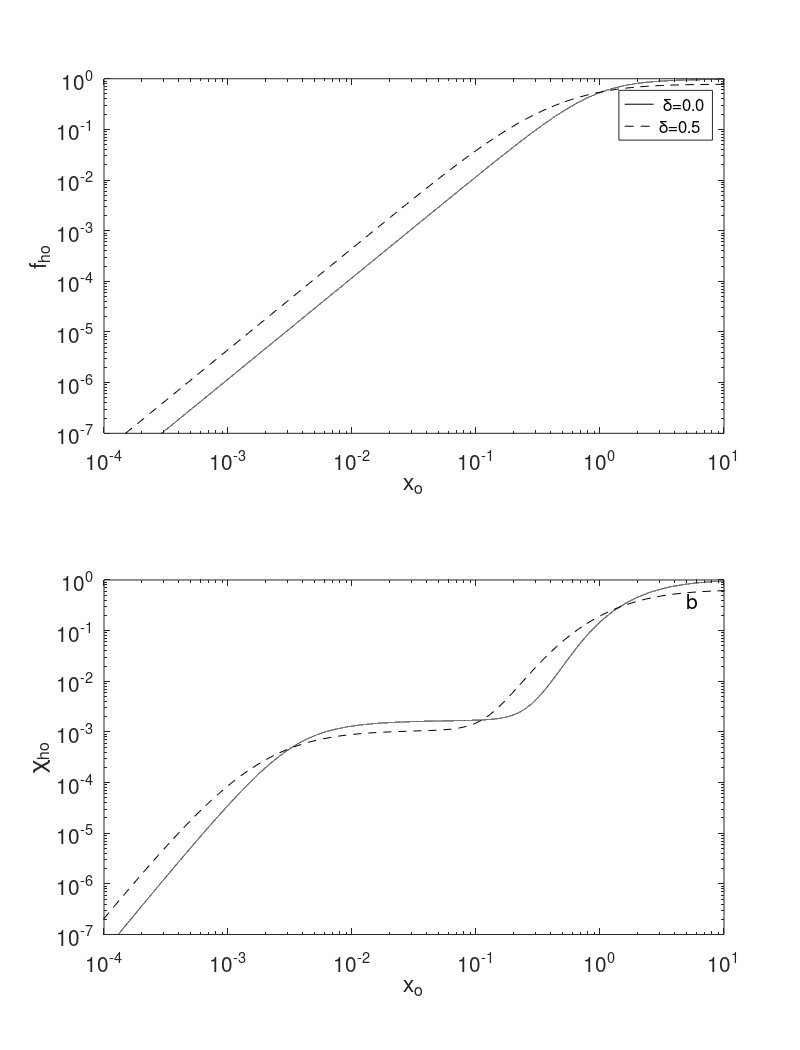

The MATLAB source for this figure:
%n:\mat5work\sizescatter\floc\model_floc_paper.m 26/06/14

%This software is in support of the paper
% 'Modelling acoustic scattering by suspended flocculating sediments'
%by Peter D. Thorne1, Iain T. MacDonald and Christopher E. Vincent in Continental Shelf Research

% The program is for educational use and not for comercial purposes.
% The code is unsupported.


%1 The form function is calculated for the primary, intermediate and fully formed flocs as a function of particle size
%2 The average form function is calculated for the primary, intermediate and fully formed flocs as a function of particle size
%3 The normalise total scattering and viscous cross-section is calculated for the primary, intermediate and fully formed flocs as a function of particle size
%4 The average normalise total scattering and viscous cross-section is calculated for the primary, intermediate and fully formed flocs as a function of particle size
%5 Plots of the results are given
% close all
% clear all
f = 3e6;

nz1=1e5;
a=logspace(-10,-2,nz1);

rhow=1000;co=1480;rhos=2650;
x=2*pi*a*f/co;
dx=diff(x); x=x(1:nz1-1); a=a(1:nz1-1);
nz=100;
aa=logspace(-9,-3,nz);
xx=2*pi*aa*f/co;


% function [f,chi,x]=intrinsic_fchi( f, a, rhof, rhos, rhow )
% defining primary parameters

ck=5550; 
Co=1/(rhow*co^2); % compressibility
Ck=1/(rhos*ck^2);
gk=rhos/rhow;
hk=ck/co;


% Follwing formulations are for form of rhoex( a );
% rhoex=1e-3./(a.^1); %choosen for illustration
% limit to realistic values
% rhoex(rhoex>(rhos-rhow))=rhos-rhow;

% effective density
rhoex = rhos-rhow;
rhoex(rhoex<0)=0;

% gamma_o  zeta_o values
beta1=1.02; % gamma_o
beta2=1.02; %zeta_o

g=1+rhoex/(rhow);
g(g<beta1)=beta1;
phi=(gk-g)/(gk-1);

% Calculate h (zeta in Eqn. 9) using Wood expression
vw=((phi*rhow+(1-phi)*rhos).*(phi*Co+(1-phi)*Ck)).^(-0.5);
h=vw/co;
%zz=find(h<beta2); h(zz)=beta2;
h(h<beta2)=beta2;
e=(g.*h.^2);

% **************************   form function   ************************
% form function f_h

kf=2*abs((e-1)./(3*e)+(g-1)./(2*g+1)); % Eqn 
alpha1=1.2;
fmj=(kf.*x.^2)./(1+alpha1*x.^2); % Eqn. 6a

% avg form function for lognormal distribution f_ho
dsigma=0.5;
%Lognormal
for jj=1:nz;
   xo=xx(jj);
   sigma=dsigma*xo;
   mu=log((xo.^2)./sqrt(xo.^2+sigma.^2));
   sigman=sqrt(log((sigma/xo).^2+1));
   plognorm=(1./(x*sigman*sqrt(2*pi))).*exp(-((log(x)-mu).^2)/(2*sigman.^2));
   axlng(jj)=sum(x.*plognorm.*dx);
   ax3=sum((x.^3).*plognorm.*dx);
   axf=sum(((x.^2).*(fmj.^2).*dx).*plognorm);
   aflng(jj)=sqrt((axlng(jj).*axf)./ax3);
end

mn=15; % font size
figure;,orient tall
subplot(2,1,1),
loglog(x,fmj,'k'), hold on
xlabel('x_o','fontsize',mn), ylabel('f_{ho}','fontsize',mn)
axis([1e-4 1e1 1e-7 1e-0])
set(gca,'fontsize',mn)
text(5,0.4,'a','fontsize',mn)
loglog(axlng,aflng,'--k')
hh=legend(' \delta=0.0','\delta=0.5');
set(hh,'fontsize',12)

%% **************************   atten   ************************
% chi_h scattering
kalfa=2*(((e-1)./(3*e)).^2+(1/3)*((g-1)./(2*g+1)).^2);
chishc=(kalfa.*x.^4)./(1-1.0*x+1.5*x.^2+kalfa.*x.^4);
%subplot(2,1,2), loglog(x,chishc,':k'), hold on

%viscous atten
% chi_hs scattering
rho=g; %rhok/rho0
nu=1e-6; % kinematic viscosity

da=co*dx/(2*pi*f);
a=a(1:nz1-1);
w=2*pi*f;       % angular frequency
k=2*pi*f/co;    % wave number
beta=sqrt(w/(2*nu));
delta=0.5*(1+(9./(2*beta*a)));
s=(9./(4*beta*a)).*(1+(1./(beta*a)));
e1=((k*(rho-1).^2)/2);
e2=s./(s.^2+(rho+delta).^2);

%converted to chi_hv values
e12=e1.*e2;
chiv=(4*a/3).*e12;

%combine scat and visc atten chi_h
chisvo=chishc+chiv;

% ave scattering for lognormal distribution chi_ho
% use dsigma from above
%Lognormal
for jj=1:nz;
   xo=xx(jj);
   sigma=dsigma*xo;
   mu=log((xo.^2)./sqrt(xo.^2+sigma.^2));
   sigman=sqrt(log((sigma/xo).^2+1));
   plognorm=(1./(x*sigman*sqrt(2*pi))).*exp(-((log(x)-mu).^2)/(2*sigman.^2));
   axlng(jj)=sum(x.*plognorm.*dx);
   ax3=sum((x.^3).*plognorm.*dx);
   axchi=sum((x.^2).*chisvo.*plognorm.*dx);
   achilngo(jj)=(axlng(jj).*axchi)./ax3;
end

subplot(2,1,2)
loglog(x,chisvo,'k'), hold on
axis([1e-4 1e1 1e-7 1e-0])
xlabel('x_o','fontsize',mn), ylabel('\chi_{ho}','fontsize',mn)
set(gca,'fontsize',mn)
%title('Normalised total scattering cross-section  - attenuation','fontsize',mn)
text(5,0.4,'b','fontsize',mn)
loglog(axlng,achilngo,'--k')

